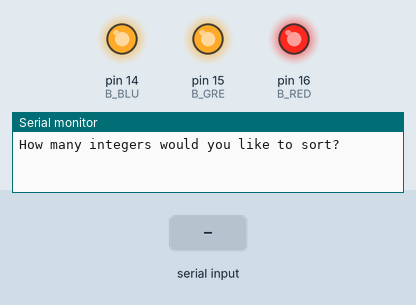
Simulated run of this sketch. Board: Arduino Uno, built with avr-gcc and run on an emulated ATmega328P. On the bench: output pins drawn as LEDs (lit = HIGH), the last lines printed to the serial monitor. The inputs (shaded band) are chosen by the test bench. Random numbers use the default seed unless the sketch sets one.

Above: at 0.8 s.
0.9 s: "Y" received over Serial
3.4 s: "90,45\n" received over Serial
5.9 s: "30,150\n" received over Serial
At 8.9 s:
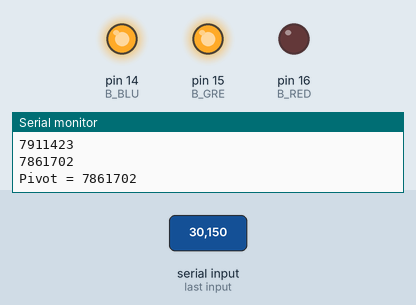
At 13.2 s:
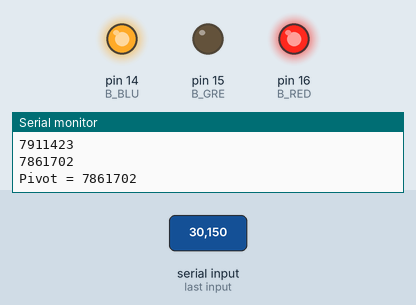
Timing chart, 0 to 25.7 s (numbered marks = the images above; inputs shaded):
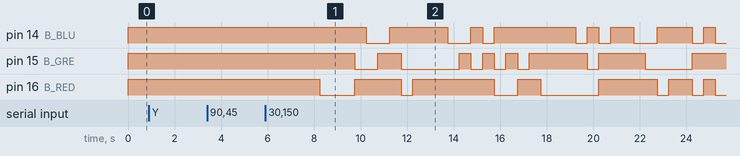

The sketch:

RGBSort.ino
```cpp
#define B_RED 16
#define B_GRE 15
#define B_BLU 14

uint32_t *intsToSort;
uint32_t numInts;

void RGBSort(uint32_t *intArr, uint32_t len, uint32_t start=0);

void setup()
{
	Serial.begin(9600);
	randomSeed(analogRead(0));
	pinMode(B_RED, OUTPUT);
	pinMode(B_GRE, OUTPUT);
	pinMode(B_BLU, OUTPUT);
	analogWrite(B_RED, 255);
	analogWrite(B_GRE, 255);
	analogWrite(B_BLU, 255);
	while(!Serial);
	String input;
	do
	{
		Serial.println("How many integers would you like to sort?");
		while(!Serial.available());
		input = Serial.readString();
		numInts = input.toInt();
		if(numInts < 2)
		{
			Serial.println("A number greater than 1 please.");
		}
	} while(numInts < 2);

	intsToSort = new uint32_t[numInts];
	bool randGen = false;
	uint32_t inputInt;
	for(uint32_t i = 0; i < numInts; ++i)
	{
		if(!randGen)
		{
			Serial.println("Would you like to input integer " + String(i) + "? [Y/n] (Selecting no will randomly generate ALL remaining integers.)");
			while(!Serial.available());
			input = Serial.readString();
			if(input == "Y" || input =="y")
			{
				do {
					Serial.println("What should the integer be? (Integer must be between 0 and 0xFFFFFF. Non-integer inputs will be interpreted as 0.)");
					while(!Serial.available());
					inputInt = Serial.readString().toInt();
					Serial.println(String (inputInt));
				} while(inputInt >= 0xFFFFFF || inputInt < 0);
				continue;
			}
			randGen = true;
		}
		intsToSort[i] = random(0, 0x1000000);
	}

	for(uint32_t i = 0; i < numInts; ++i)
	{
		Serial.println(intsToSort[i]);
	}
	RGBSort(intsToSort, numInts);

	for(uint32_t i = 0; i < numInts; ++i)
	{
		Serial.println(String(intsToSort[i]));
	}
	analogWrite(B_RED, 255);
	analogWrite(B_GRE, 255);
	analogWrite(B_BLU, 255);
}

void loop()
{
}

void RGBSort(uint32_t *intArr, uint32_t len, uint32_t start)
{
	if(len == 1)
		return;

	uint32_t *p = intArr + start + len - 1;
	Serial.println("\nPivot = " + String(*p));
	uint32_t *a = intArr + start,
		*b = a + len - 2;
	// Serial.println("a = " + String(*a));
	// Serial.println("b = " + String(*b));

	while(a != b)
	{
		delay(500);
		analogWrite(B_RED, 255 - (*a >> 16 & 0xFF));
		analogWrite(B_GRE, 255 - (*a >> 8 & 0xFF));
		analogWrite(B_BLU, 255 - (*a & 0xFF));
		if(*a >= *p && *b < *p)
		{
			uint32_t temp = *a;
			*a = *b;
			*b = temp;
		}
		if(*a < *p)
		{
			++a;
		}
		if(*b >= *p && b != a)
		{
			--b;
		}
		// Serial.println("a = " + String(*a));
		// Serial.println("b = " + String(*b));
	}

	if(*b < *p)
	{
		++b;
	}
	else
	{
		--a;
	}
	uint32_t temp = *b;
	*b = *p;
	*p = temp;

	RGBSort(intArr, a - (intArr + start) + 1, start);
	RGBSort(intArr, p - b + 1, b - intArr);
}
```

Measured:
- after the input at 5.9 s, pin 14 (B_BLU): HIGH → LOW after 4.3 s, → HIGH 1.0 s later, → LOW 2.5 s later, → HIGH 1.0 s later, … (15 changes in this stretch); pin 15 (B_GRE): HIGH → LOW after 3.8 s, → HIGH 1.0 s later, → LOW 1.0 s later, → HIGH 2.5 s later, … (14 changes in this stretch)
